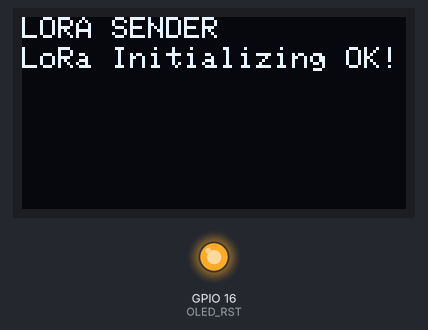
This sketch was run on a simulated ESP32. Shown: 128×64 one-colour display, output pins drawn as LEDs (lit = HIGH). WiFi joins after 1.5 s; servers stay silent unless stated; no radio packets arrive unless stated; what the sketch prints to the serial monitor is not drawn.

Above: at 0.2 s.
At 4.3 s:
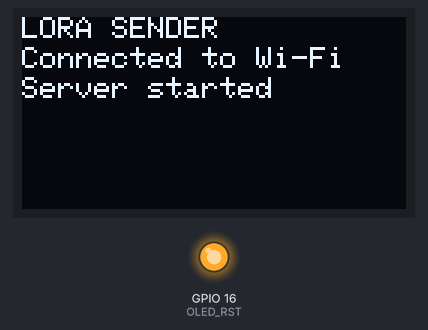

The sketch:

wifi_server.ino
```cpp
//Libraries for LoRa
#include <SPI.h>
#include <LoRa.h>
#include <WiFi.h>
//Libraries for OLED Display
#include <Wire.h>
#include <Adafruit_GFX.h>
#include <Adafruit_SSD1306.h>

//define the pins used by the LoRa transceiver module
#define SCK 5
#define MISO 19
#define MOSI 27
#define SS 18
#define RST 14
#define DIO0 26

//433E6 for Asia
//866E6 for Europe
//915E6 for North America
#define BAND 866E6

//OLED pins
#define OLED_SDA 4
#define OLED_SCL 15
#define OLED_RST 16
#define SCREEN_WIDTH 128 // OLED display width, in pixels
#define SCREEN_HEIGHT 64 // OLED display height, in pixels

Adafruit_SSD1306 display(SCREEN_WIDTH, SCREEN_HEIGHT, &Wire, OLED_RST);


WiFiClient client;
const char *ssid = "Redmi Note 10";
const char *password = "07234236";
const char* pcIpAddress = "127.0.0.1";
WiFiServer server(12345); // Create a TCP server on port 80

void setup() {
  //initialize Serial Monitor
  Serial.begin(115200);

  //reset OLED display via software
  pinMode(OLED_RST, OUTPUT);
  digitalWrite(OLED_RST, LOW);
  delay(20);
  digitalWrite(OLED_RST, HIGH);

  //initialize OLED
  Wire.begin(OLED_SDA, OLED_SCL);
  if(!display.begin(SSD1306_SWITCHCAPVCC, 0x3c, false, false)) { // Address 0x3C for 128x32
    Serial.println(F("SSD1306 allocation failed"));
    for(;;); // Don't proceed, loop forever
  }
display.clearDisplay();
  display.setTextColor(WHITE);
  display.setTextSize(1);
  display.setCursor(0,0);
  display.print("LORA SENDER ");
  display.display();

  Serial.println("LoRa Sender Test");

  //SPI LoRa pins
  SPI.begin(SCK, MISO, MOSI, SS);
  //setup LoRa transceiver module
  LoRa.setPins(SS, RST, DIO0);

  if (!LoRa.begin(BAND)) {
    Serial.println("Starting LoRa failed!");
    while (1);
  }
  Serial.println("LoRa Initializing OK!");
  display.setCursor(0,10);
  display.print("LoRa Initializing OK!");
  display.display();
  delay(2000);

  WiFi.begin(ssid, password);
  while (WiFi.status() != WL_CONNECTED) {
    delay(1000);
    Serial.println("Connecting to WiFi...");
  }
  Serial.println("Connected to WiFi");
  display.clearDisplay();
      display.setCursor(0,0);
      display.setTextSize(0.5);
      display.println("LORA SENDER");
      display.setCursor(0,10);
      display.setTextSize(1);
      display.print("Connected to Wi-Fi");
      display.display();
        delay(100);
      Serial.print("wifi local ip: ");
      Serial.println(WiFi.localIP());
      /*display.setCursor(0,60);
      display.setTextSize(0.1);
      display.print(WiFi.localIP());
      display.display();*/


  server.begin(); // Start the server
  display.setCursor(0,20);
      display.setTextSize(0.5);
      display.print("Server started");
      display.display();
}

void loop() {
  WiFiClient client = server.available();

  if (client) {
    Serial.println("New client connected");
    display.setCursor(0,30);
      display.setTextSize(0.5);
      display.print("client connected");
      display.display();
    delay(1000);

    // Send data to the PC client
    client.println("Hello from ESP32!");
    display.setCursor(0,40);
      display.setTextSize(0.5);
      display.print("Hello from ESP32!");
      display.display();
    delay(1000);

    // Close the connection
    client.stop();
    Serial.println("Client disconnected");
display.setCursor(0,50);
      display.setTextSize(0.5);
      display.print("client disconnected");
      display.display();
    delay(1000);
  }


}
```

Measured:
- what the display in image 0 shows lasts 4.0 s, from 0.1 s to 4.1 s
